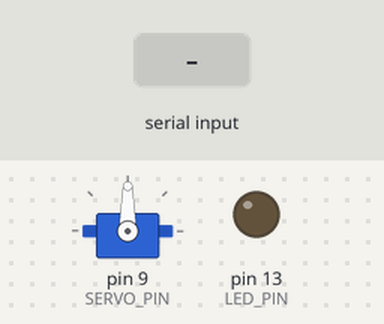
This sketch was run on a simulated Arduino Uno, built with avr-gcc and run on an emulated ATmega328P. Parts: servo, output pins drawn as LEDs (lit = HIGH). Inputs (shaded band) come from the test bench.

Above: at 1.2 s.
1.3 s: "LED_ON\n" received over the second serial link
At 1.9 s:
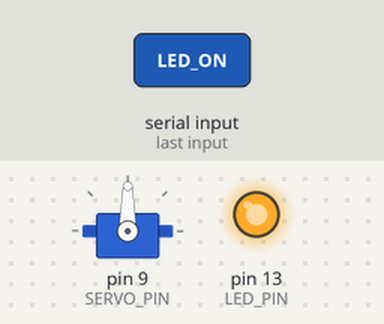
2.8 s: "SERVO:\n" received over the second serial link
At 4.0 s:
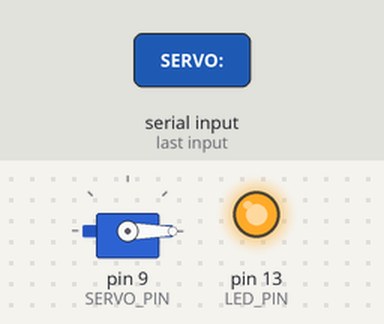
4.3 s: "LED_OFF\n" received over the second serial link
At 5.4 s:
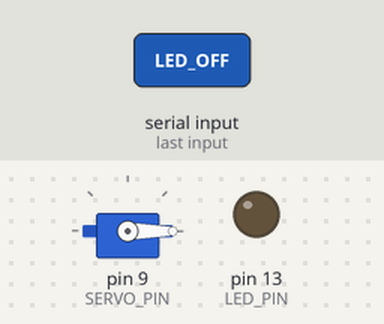
5.8 s: "SERVO:90\n" received over the second serial link
At 6.6 s:
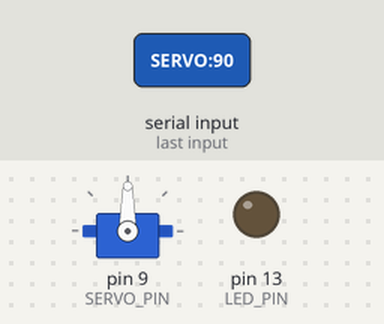
7.3 s: "SERVO:,45\n" received over the second serial link
At 7.7 s:
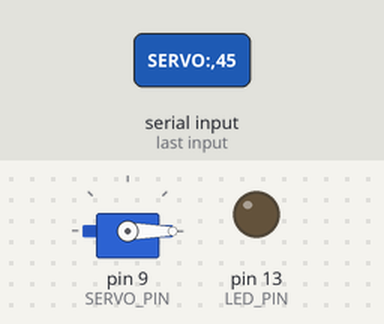
Timing chart, 0 to 9.8 s (numbered marks = the images above; inputs shaded):
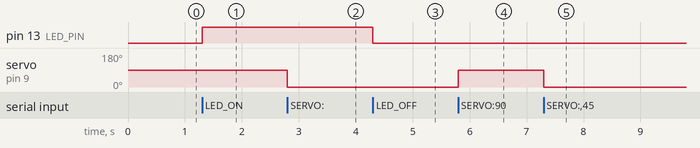

The sketch:

hm10.ino
```cpp
/*
 * HM-10 BLE UART sketch (AT firmware in peripheral mode)
 * Use Web Bluetooth in Chrome with Nordic UART-compatible service
 * if your HM-10 firmware exposes a custom UART UUID — adjust UUIDs as needed.
 *
 * Many HM-10 modules bridge BLE <-> Serial transparently:
 * phone BLE app writes to characteristic → data appears on Arduino Serial.
 */

#include <SoftwareSerial.h>

SoftwareSerial BLE(10, 11); // RX, TX to HM-10
const int LED_PIN = 13;
const int SERVO_PIN = 9;

#include <Servo.h>
Servo servo;

String inputBuffer = "";

void setup() {
  pinMode(LED_PIN, OUTPUT);
  servo.attach(SERVO_PIN);
  Serial.begin(9600);
  BLE.begin(9600);
  BLE.println("OK READY");
}

void loop() {
  while (BLE.available()) {
    char c = BLE.read();
    if (c == '\n' || c == '\r') {
      if (inputBuffer.length() > 0) {
        handleCommand(inputBuffer);
        inputBuffer = "";
      }
    } else {
      inputBuffer += c;
    }
  }
}

void handleCommand(String cmd) {
  cmd.trim();
  cmd.toUpperCase();
  if (cmd == "LED_ON") {
    digitalWrite(LED_PIN, HIGH);
    BLE.println("OK");
  } else if (cmd == "LED_OFF") {
    digitalWrite(LED_PIN, LOW);
    BLE.println("OK");
  } else if (cmd.startsWith("SERVO:")) {
    int deg = constrain(cmd.substring(6).toInt(), 0, 180);
    servo.write(deg);
    BLE.println("OK");
  } else if (cmd.startsWith("PWM:")) {
    analogWrite(LED_PIN, constrain(cmd.substring(4).toInt(), 0, 255));
    BLE.println("OK");
  } else if (cmd == "TEMP?") {
    BLE.println("TEMP:27.5,HUM:65");
  } else if (cmd == "STATUS?") {
    BLE.println("STATUS:OK");
  } else {
    BLE.println("ERROR");
  }
}
```

Measured:
- after the input at 1.3 s, pin 13 (LED_PIN): LOW → HIGH at once
- after the input at 2.8 s, servo on pin 9 (SERVO_PIN): 90° → 0° at once
- after the input at 4.3 s, pin 13 (LED_PIN): HIGH → LOW at once
- after the input at 5.8 s, servo on pin 9 (SERVO_PIN): 0° → 90° at once
- after the input at 7.3 s, servo on pin 9 (SERVO_PIN): 90° → 0° at once
